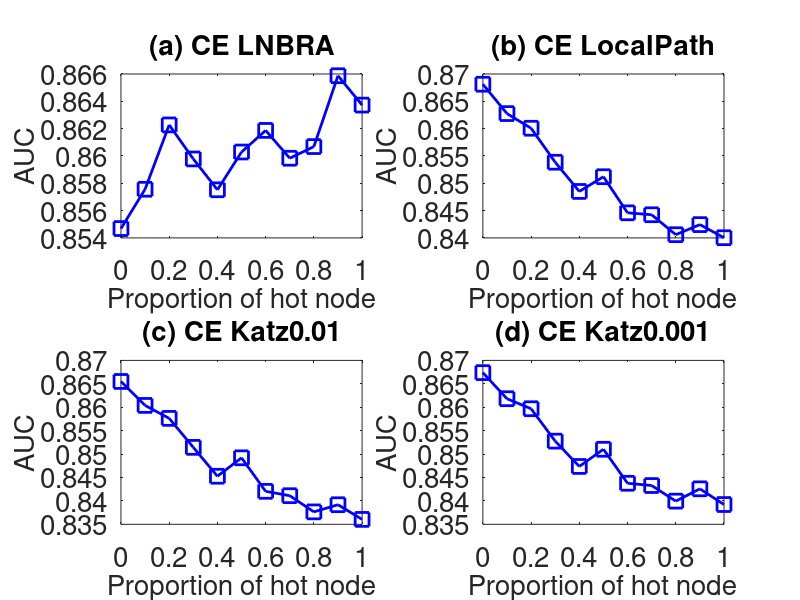

MATLAB code for this plot:
subplot(2,2,1);
x=0:0.1:1;
y=[0.8546836
0.8575616
0.8622714
0.8597796
0.8575224
0.8602872
0.861869
0.8598312
0.8606848
0.865871
0.8637222

];
plot(x,y,'-bs','LineWidth',2,'MarkerSize',10);
set(gca,'FontSize',20);
xlabel('Proportion of hot node','fontsize',20);
ylabel('AUC','fontsize',20);
title('(a) CE LNBRA','fontsize',20);

subplot(2,2,2);
x=0:0.1:1;
y=[0.8681262
0.862751
0.8600694
0.8538464
0.8485018
0.8511978
0.844591
0.844236
0.8405862
0.842432
0.8400324

];
plot(x,y,'-bs','LineWidth',2,'MarkerSize',10);
set(gca,'FontSize',20);
xlabel('Proportion of hot node','fontsize',20);
ylabel('AUC','fontsize',20);
title('(b) CE LocalPath','fontsize',20);

subplot(2,2,3);
x=0:0.1:1;
y=[0.8654996
0.8603876
0.8576192
0.8514316
0.8452636
0.8492004
0.842042
0.8411086
0.8376544
0.839181
0.8360472

];
plot(x,y,'-bs','LineWidth',2,'MarkerSize',10);
set(gca,'FontSize',20);
xlabel('Proportion of hot node','fontsize',20);
ylabel('AUC','fontsize',20);
title('(c) CE Katz0.01','fontsize',20);


subplot(2,2,4);
x=0:0.1:1;
y=[0.8673868
0.8618152
0.8596752
0.8527576
0.847354
0.8510252
0.8437644
0.8432792
0.8399488
0.8425772
0.839225

];
plot(x,y,'-bs','LineWidth',2,'MarkerSize',10);
set(gca,'FontSize',20);
xlabel('Proportion of hot node','fontsize',20);
ylabel('AUC','fontsize',20);
title('(d) CE Katz0.001','fontsize',20);
